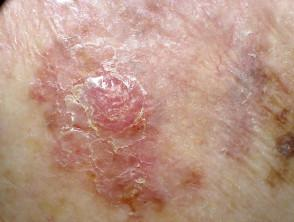
#> input picture dataset/main_test/Melanoma/Amelanotic melanoma364.jpg, 294 x 222 px, found by its file name
$ jupyter execute 'Contor detection.ipynb'   (older library calls are emulated)
#> lines starting #> are read from the running program, lines starting #| are printed output that depends on the picture
[cell 1]
import cv2
import numpy as np
from matplotlib import pyplot as plt

[cell 2]
img = 'data_set/Amelanotic melanoma364.jpg'
img = cv2.imread(img)
#> img is the input picture: shape (222, 294, 3); mean B, G, R 132.9, 149.2, 186.1
(h, w, d) = img.shape
#> h = 222; w = 294; d = 3
print("width={}, height={}, depth={}".format(w, h, d))
#| width=294, height=222, depth=3
img = cv2.cvtColor(img, cv2.COLOR_BGR2RGB)
# img = cv2.resize(cv2.imread(img), (32,32)) / 255.0
plt.imshow(img)

[cell 3]
# converting to gray scale
# img = cv2.cvtColor(img, cv2.COLOR_BGR2GRAY)

# remove noise
img = cv2.GaussianBlur(img,(3,3),0)
plt.imshow(img)

# convolute with proper kernels
laplacian = cv2.Laplacian(img,cv2.CV_64F)
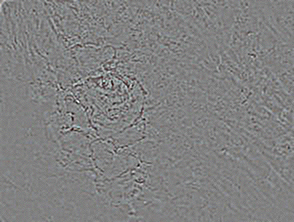
#> laplacian: shape (222, 294, 3) float64; mean R, G, B 0, 0, 0; drawn with min black and max white
sobelx = cv2.Sobel(img,cv2.CV_64F,1,0,ksize=5)  # x
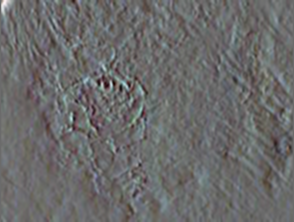
#> sobelx: shape (222, 294, 3) float64; mean R, G, B -4, -5.6, -7.4; drawn with min black and max white
sobely = cv2.Sobel(img,cv2.CV_64F,0,1,ksize=5)  # y
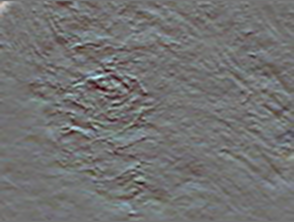
#> sobely: shape (222, 294, 3) float64; mean R, G, B -34.1, -33.7, -47.7; drawn with min black and max white

[cell 4]
plt.subplot(2,2,1),plt.imshow(img,cmap = 'gray')
plt.title('Original'), plt.xticks([]), plt.yticks([])
plt.subplot(2,2,2),plt.imshow(laplacian,cmap = 'gray')
plt.title('Laplacian'), plt.xticks([]), plt.yticks([])
plt.subplot(2,2,3),plt.imshow(sobelx,cmap = 'gray')
plt.title('Sobel X'), plt.xticks([]), plt.yticks([])
plt.subplot(2,2,4),plt.imshow(sobely,cmap = 'gray')
plt.title('Sobel Y'), plt.xticks([]), plt.yticks([])

plt.show()
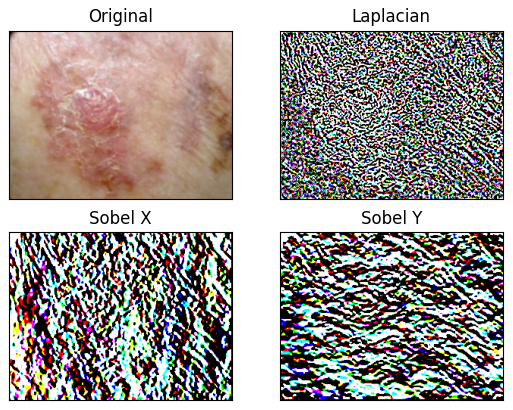
#> figure drawn by matplotlib, 4 panels

$ run again, with dataset/main_test/Melanoma/Amelanotic melanoma333.jpg copied over dataset/main_test/Melanoma/Amelanotic melanoma364.jpg
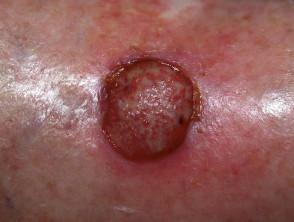
#> input picture dataset/main_test/Melanoma/Amelanotic melanoma333.jpg, 294 x 222 px, found by its file name
#> img is the input picture: shape (222, 294, 3); mean B, G, R 89.7, 93.4, 145.8
#| width=294, height=222, depth=3
#> `sobely = cv2.Sobel(img,cv2.CV_64F,0,1,ksize=5)`:
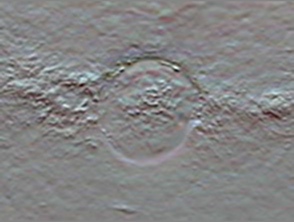
#> sobely: shape (222, 294, 3) float64; mean R, G, B -25.9, -21.9, -22.2; drawn with min black and max white
#> `plt.show()`:
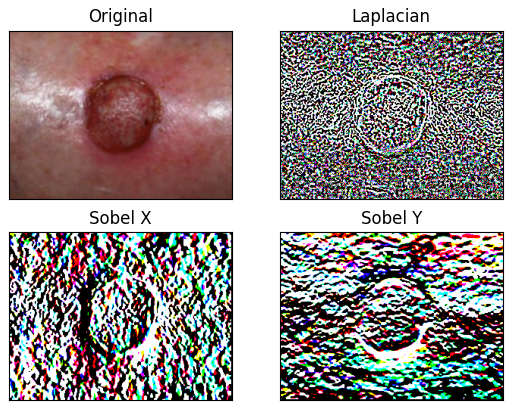
#> figure drawn by matplotlib, 4 panels

$ run again, with dataset/main_test/Melanoma/Amelanotic melanoma334.jpg copied over dataset/main_test/Melanoma/Amelanotic melanoma364.jpg
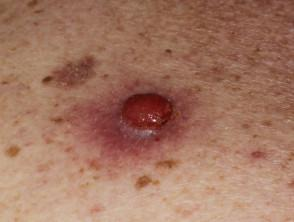
#> input picture dataset/main_test/Melanoma/Amelanotic melanoma334.jpg, 294 x 222 px, found by its file name
#> img is the input picture: shape (222, 294, 3); mean B, G, R 97.2, 117.6, 162.6
#| width=294, height=222, depth=3
#> `sobely = cv2.Sobel(img,cv2.CV_64F,0,1,ksize=5)`:
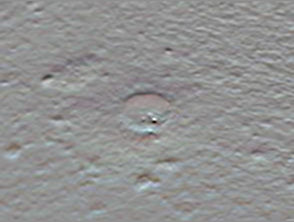
#> sobely: shape (222, 294, 3) float64; mean R, G, B 40.1, 46.4, 44.2; drawn with min black and max white
#> `plt.show()`:
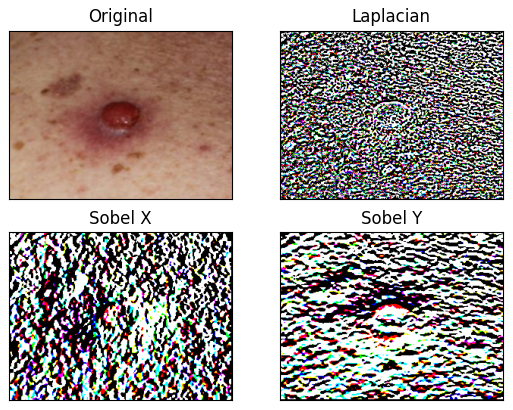
#> figure drawn by matplotlib, 4 panels
